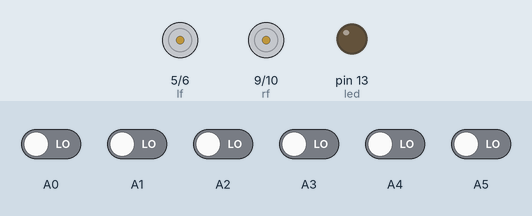
Recording of a sketch running on a simulated Arduino Uno, built with avr-gcc and run on an emulated ATmega328P. On the bench: motor-driver pin pairs drawn as motors (green arrow = first pin HIGH = forward, orange = second pin HIGH = backward, longer = more drive), output pins drawn as LEDs (lit = HIGH). The test bench sets the inputs (shaded band); at power-on: A0–5 LOW. What the sketch prints to the serial monitor is not drawn.

Above: at 2.6 s.
2.7 s: A0 driven HIGH
At 3.1 s:
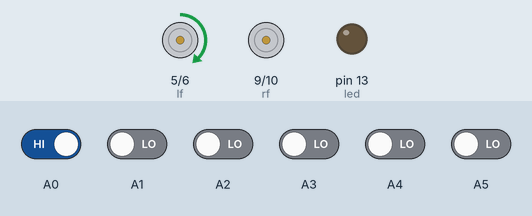
4.2 s: A5 driven HIGH
At 5.2 s:
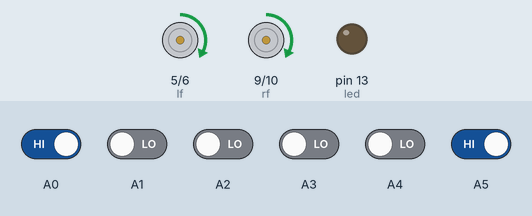
5.7 s: A4 driven HIGH
At 6.5 s:
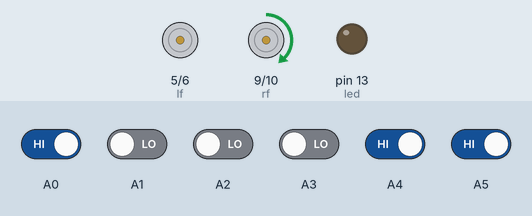
7.2 s: A2 driven HIGH
10.2 s: A1 driven HIGH
At 11.1 s:
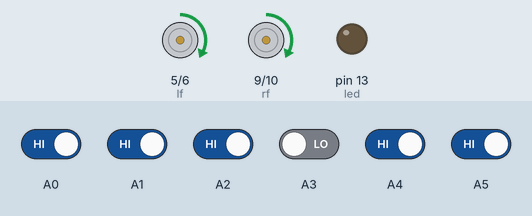
13.2 s: A0 driven LOW
At 13.5 s:
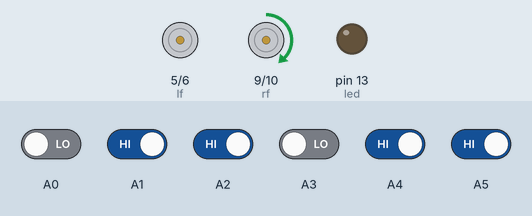
Timing chart, 0 to 15.7 s (numbered marks = the images above; inputs shaded):
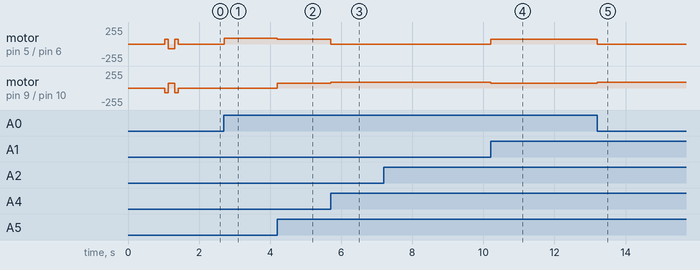

Measured:
- after the input at 2.7 s, motor on pin 5 (lf) / pin 6 (lb): stopped → forward 90/255 at once
- after the input at 4.2 s, motor on pin 5 (lf) / pin 6 (lb): forward 90/255 → forward 70/255 at once; motor on pin 9 (rf) / pin 10 (rb): stopped → forward 70/255 at once
- after the input at 5.7 s, motor on pin 5 (lf) / pin 6 (lb): forward 70/255 → stopped at once; motor on pin 9 (rf) / pin 10 (rb): forward 70/255 → forward 90/255 at once
- after the input at 10.2 s, motor on pin 5 (lf) / pin 6 (lb): stopped → forward 70/255 at once; motor on pin 9 (rf) / pin 10 (rb): forward 90/255 → forward 70/255 at once
- after the input at 13.2 s, motor on pin 5 (lf) / pin 6 (lb): forward 70/255 → stopped at once; motor on pin 9 (rf) / pin 10 (rb): forward 70/255 → forward 90/255 at once

The sketch:

kuet_board_white_line2.ino.ino
```cpp
#include <QTRSensors.h>
#define NUM_SENSORS   6     // number of sensors used
#define TIMEOUT       2500  // waits for 2500 microseconds for sensor outputs to go 0
#define EMITTER_PIN   2     // emitter is controlled by digital pin 2


// sensors 0 through 7 are connected to digital pins 3 through 10, respectively
QTRSensorsRC qtrrc((unsigned char[]) {A0, A1, A2, A3, A4, A5},
  NUM_SENSORS, TIMEOUT, EMITTER_PIN);
unsigned int sv[NUM_SENSORS],temp[NUM_SENSORS],maxv[NUM_SENSORS],minv[NUM_SENSORS],threshold[NUM_SENSORS];
int sv2[NUM_SENSORS]={1,1,1,1,1,1};
unsigned long int sum=0,ts=0,ps=0,ls=0,rs=0,ols,ors;
int lf = 5;
int lb = 6;
int rf = 9;
int rb = 10;
int led = 13;
int bspeed =70;
int SPEED;
int MSPEED=90;
int state=0;
int flag=0;
int stateStop=0;
int i,j;
void setup()
{
  delay(500);
  pinMode(lf, OUTPUT);
  pinMode(lb, OUTPUT);
  pinMode(rf, OUTPUT);
  pinMode(rb, OUTPUT);
  pinMode(led, OUTPUT);
  Serial.begin(115200); // set the data rate in bits per second for serial data transmission
  delay(500);
  SPEED=bspeed;
  calibration();

}


void loop()
{

  // read raw sensor values
  qtrrc.read(sv);
sum=0;
  // print the sensor values as numbers from 0 to 2500, where 0 means maximum reflectance and
  // 1023 means minimum reflectance
  for (int i = 0; i < NUM_SENSORS; i++)
  {


   if(sv[i]>350)
    sv2[i]=1;
    else
    sv2[i]=0;
    Serial.print(sv[i]);
    Serial.print('\t');
   sum=sum*10+sv2[i];
    //Serial.print(sv2[i]);
    //Serial.print('\t'); // tab to format the raw data into columns in the Serial monitor
  }
  ls=sv2[0]*10+sv2[1];
  rs=sv2[5]*10+sv2[4];
    Serial.print(sum);
    Serial.print('\t');
    Serial.print(ls);
    Serial.print('\t');
    Serial.print(rs);
   // Serial.print('\t');
    //Serial.print(ts);
  Serial.println();


drive:
  if(sum==ts)
  {
    if(SPEED<MSPEED)
    SPEED=SPEED+20;
    else
    SPEED=MSPEED;
  }
  else
  SPEED=bspeed;
 if (sum==0)
 mway('s');
else if(ls==rs)
 mway('f');
 else if(ls>rs)
 {
  if((ls-rs)<99)
  mway('r');
  else
  mway('R');
  ols=ls;
  ors=rs;
 }

 else if(ls<rs)
 {
 if((rs-ls)<99)
 mway('l');
 else
 mway('L');
  ols=ls;
  ors=rs;
 }


else if((sum==111111))
{sum=ts;
rs=ors;
ols=ls;
goto drive;
}

 if(ls!=rs)
 {

if(ts!=sum)
    ts=sum;
if(ols!=ls)
    ols=ls;
if(ors!=rs)
    ors=rs;
    }


}


void mway(int state)
{

if (state == 'f') {
        analogWrite(lf, SPEED);
        analogWrite(lb, 0);
        analogWrite(rf, SPEED);
        analogWrite(rb, 0);
         // Serial.println("Go Forward!");
    }
    else if (state == 'l') {
        analogWrite(lf, 0 );
        analogWrite(lb, 0);
        analogWrite(rf, SPEED);
        analogWrite(rb, 0);
         // Serial.println("SL");
    }
    else if (state == 'L') {
        analogWrite(lf, 0);
        analogWrite(lb, SPEED);
        analogWrite(rf, SPEED);
        analogWrite(rb, 0);
         // Serial.println("HL");
    }
        else if (state == 'm') {
        analogWrite(lf, 0);
        analogWrite(lb, SPEED);
        analogWrite(rf, 0);
        analogWrite(rb, 0);
        //  Serial.println("BL");
     }
    else if (state == 'b') {
        analogWrite(lf, 0);
        analogWrite(lb, SPEED);
        analogWrite(rf, 0);
        analogWrite(rb, SPEED);
        //  Serial.println("BACK");
    }
    else if (state == 'r') {
        analogWrite(lf, SPEED);
        analogWrite(lb, 0);
        analogWrite(rf, 0);
        analogWrite(rb, 0);
        //  Serial.println("SR");
    }
    else if (state == 'R') {
        analogWrite(lf, SPEED);
        analogWrite(lb, 0);
        analogWrite(rf, 0);
        analogWrite(rb, SPEED);
          Serial.println("HR");
    }
    else if (state == 'q') {
        analogWrite(lf, 0);
        analogWrite(lb, 0);
        analogWrite(rf, 0);
        analogWrite(rb, SPEED);
       //   Serial.println("BR");
    }

    else if (state == 's') {
        analogWrite(lf, 0);
        analogWrite(lb, 0);
        analogWrite(rf, 0);
        analogWrite(rb, 0);
        analogWrite(led, 0);
        if(flag == 0){
        //  Serial.println("STOP!");
          flag=1;
        }
        stateStop=0;
    }
}
void calibration()
{
  for (int i=0;i<NUM_SENSORS;i++)
{
  qtrrc.read(maxv);
  qtrrc.read(minv);
    //maxv[i] = analogRead(sensors[i]);
   // minv[i] = analogRead(sensors[i]);
}

mway('R');
 for (int j=0;j<25;j++)
 {
  qtrrc.read(temp);
  for (int i=0;i<NUM_SENSORS;i++)
  {
    //temp[i] = analogRead(sensors[i]);
    if(temp[i]>maxv[i])
    maxv[i]=temp[i];
    if(temp[i]<minv[i])
    minv[i]=temp[i];
  }
  delay(1);
 }


mway('L');
 for (int j=0;j<50;j++)
 {
  qtrrc.read(temp);
  for (int i=0;i<NUM_SENSORS;i++)
  {
    //temp[i] = analogRead(sensors[i]);
    if(temp[i]>maxv[i])
    maxv[i]=temp[i];
    if(temp[i]<minv[i])
    minv[i]=temp[i];
  }
  delay(1);
 }
mway('R');
 for (int j=0;j<25;j++)
 {
  qtrrc.read(temp);
  for (int i=0;i<NUM_SENSORS;i++)
  {
    //temp[i] = analogRead(sensors[i]);
    if(temp[i]>maxv[i])
    maxv[i]=temp[i];
    if(temp[i]<minv[i])
    minv[i]=temp[i];
  }
  delay(1);
 }
delay(1);
for(i=0;i<NUM_SENSORS;i++)
{
threshold[i]= minv[i] + (maxv[i]-minv[i])/2;
Serial.print(threshold[i]);
  Serial.print('\t');
}
        mway('s');

}
```
